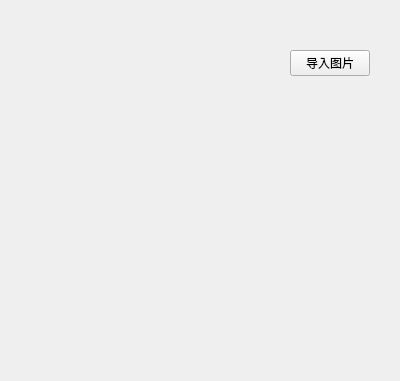
<?xml version="1.0" encoding="UTF-8"?>
<ui version="4.0">
 <class>Form</class>
 <widget class="QWidget" name="Form">
  <property name="geometry">
   <rect>
    <x>0</x>
    <y>0</y>
    <width>400</width>
    <height>381</height>
   </rect>
  </property>
  <property name="windowTitle">
   <string>Form</string>
  </property>
  <layout class="QHBoxLayout" name="horizontalLayout_2">
   <property name="leftMargin">
    <number>10</number>
   </property>
   <property name="topMargin">
    <number>50</number>
   </property>
   <property name="rightMargin">
    <number>10</number>
   </property>
   <property name="bottomMargin">
    <number>20</number>
   </property>
   <item>
    <layout class="QVBoxLayout" name="verticalLayout">
     <property name="spacing">
      <number>10</number>
     </property>
     <item>
      <layout class="QHBoxLayout" name="horizontalLayout">
       <item>
        <spacer name="horizontalSpacer">
         <property name="orientation">
          <enum>Qt::Horizontal</enum>
         </property>
         <property name="sizeHint" stdset="0">
          <size>
           <width>40</width>
           <height>20</height>
          </size>
         </property>
        </spacer>
       </item>
       <item>
        <widget class="PrimaryPushButton" name="importPhoto">
         <property name="text">
          <string>导入图片</string>
         </property>
        </widget>
       </item>
       <item>
        <spacer name="horizontalSpacer_2">
         <property name="orientation">
          <enum>Qt::Horizontal</enum>
         </property>
         <property name="sizeType">
          <enum>QSizePolicy::Fixed</enum>
         </property>
         <property name="sizeHint" stdset="0">
          <size>
           <width>20</width>
           <height>20</height>
          </size>
         </property>
        </spacer>
       </item>
      </layout>
     </item>
     <item>
      <widget class="ScrollArea" name="ScrollArea">
       <property name="styleSheet">
        <string notr="true">border:none;</string>
       </property>
       <property name="widgetResizable">
        <bool>true</bool>
       </property>
       <widget class="QWidget" name="scrollAreaWidgetContents">
        <property name="geometry">
         <rect>
          <x>0</x>
          <y>0</y>
          <width>378</width>
          <height>265</height>
         </rect>
        </property>
       </widget>
      </widget>
     </item>
    </layout>
   </item>
  </layout>
 </widget>
 <customwidgets>
  <customwidget>
   <class>PushButton</class>
   <extends>QPushButton</extends>
   <header>qfluentwidgets</header>
  </customwidget>
  <customwidget>
   <class>PrimaryPushButton</class>
   <extends>PushButton</extends>
   <header>qfluentwidgets</header>
  </customwidget>
  <customwidget>
   <class>ScrollArea</class>
   <extends>QScrollArea</extends>
   <header>qfluentwidgets</header>
   <container>1</container>
  </customwidget>
 </customwidgets>
 <resources/>
 <connections/>
</ui>
